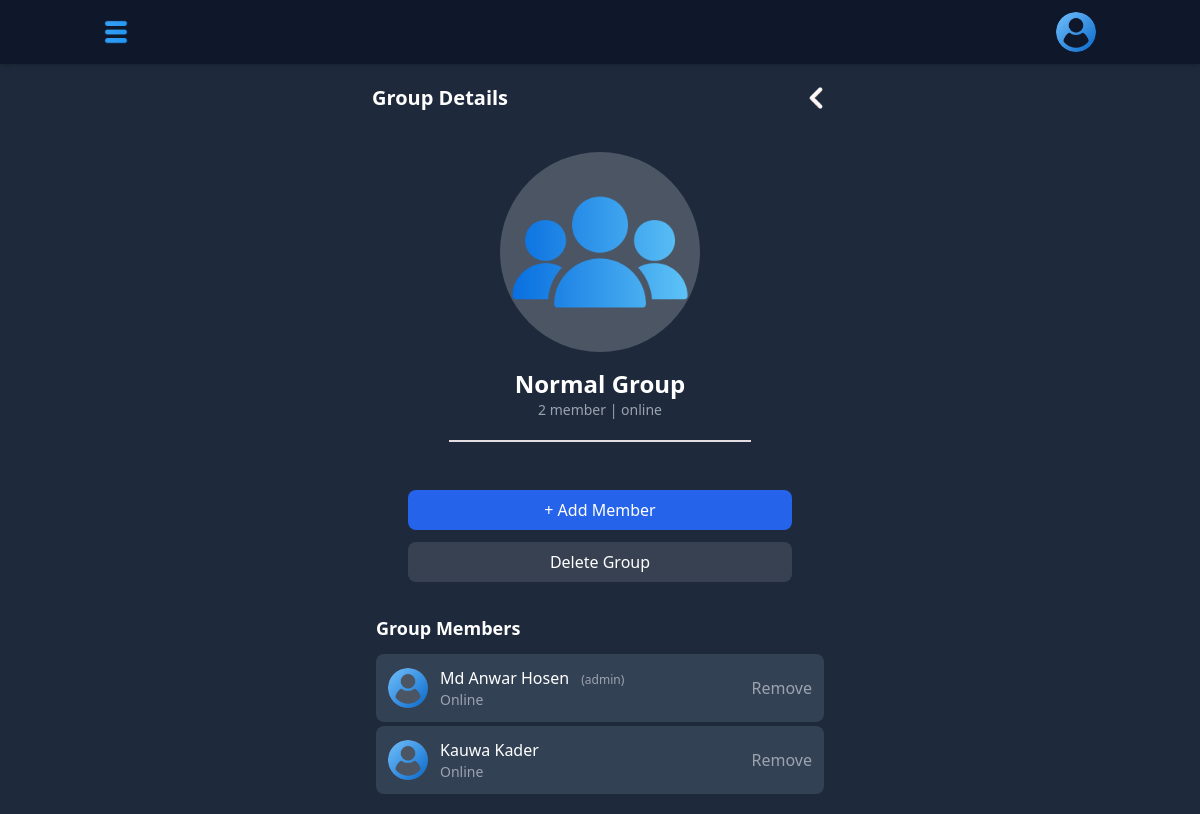
The app's page /user/group/details/7c153db1-4c4d-4b9a-9cb2-14e012dc5968/ (signed in) with its own data.
### chat/models.py (models this page shows, shortened)
class Profile(models.Model):
    uid = models.UUIDField(max_length=200, unique=True, blank=True)
    user = models.OneToOneField(User, on_delete=models.CASCADE, related_name='profile')
    avatar = models.ImageField(upload_to=user_avatar_path, blank=True)
    bio = models.TextField(blank=True, null=True)
    is_online = models.BooleanField(default=False)
    last_seen = models.DateTimeField(blank=True, null=True)
    class Meta:
        ordering = ('user',)
    @property
    def full_name(self):
        return self.user.get_full_name()

class ChatRoom(models.Model):
    uid = models.CharField(max_length=200, unique=True, blank=True)
    name = models.CharField(max_length=100, null=True, blank=True)
    avatar = models.ImageField(upload_to=chat_group_avatar_path, blank=True)
    admin = models.ForeignKey(User, on_delete=models.CASCADE, null=True, blank=True, related_name='admin_of_rooms') # access all ChatRooms of a user by User.admin_of_rooms.all()
    members = models.ManyToManyField(User, blank=True, related_name='rooms') # access all rooms of a user by User.rooms.all()
    is_private = models.BooleanField(default=False)
    second_user = models.ForeignKey(User, on_delete=models.CASCADE, blank=True, null=True) # I will use this field in views function for storing second_user for private chat
    created_at = models.DateTimeField(auto_now_add=True)
    updated_at = models.DateTimeField(auto_now=True)
    class Meta:
        ordering = ('-updated_at', 'created_at')
    @property
    def member_count(self):
        return self.members.count()

### chat/views/chat.py (the view)
# urls.py: path('user/group/details/<str:group_uid>/', GroupProfile, name='group_profile'),
@login_required
def GroupProfile(request, group_uid):
    user = request.user
    chat_room = ChatRoom.objects.filter(uid=group_uid).first()
    if not chat_room:
        messages.error(request, 'Chat Group not found. Invalid Group.')
        return redirect('home')
    group_members = chat_room.members.all()
    if not user in group_members:
        messages.error(request, 'You are not a member of this Group.')
        return redirect('home')
    context = {
        'chat_group': chat_room,
        'chat_group_members': group_members,
    }
    return render(request, 'chat/pages/group_profile.html', context)

### templates/chat/pages/group_profile.html (shortened to what this page needs)
{% extends "chat/base.html" %}
{% block content %}
    {% include "chat/components/navbar.html" %}
    {% include "chat/group/group_details.html" %}
{% endblock content %}

### templates/chat/components/navbar.html (shortened to what this page needs)
{% load static %}
<nav class="bg-slate-900 shadow-md">
    <div class="container mx-auto px-4 py-3 flex items-center justify-between">
        <button id="menu-btn" class="focus:outline-none z-50">
            <img src="{% static 'chat/icons/hamburger.png' %}" alt="Menu" class="h6- w-6">
        </button>
        <div class="relative">
            <img id="profile-btn" src="{{ user.profile.avatar.url }}" alt="User Profile" class="w-10 h-10 rounded-full border-1 border-teal-400 cursor-pointer">
        </div>
    </div>
</nav>

### templates/chat/group/group_details.html (shortened to what this page needs)
{% load static %}
<main class="container max-w-lg mx-auto px-4 my-5">
    <header class="flex items-center justify-between mb-4 px-3">
        <h2 class="text-xl font-semibold">Group Details</h2>
        <button
            onclick="history.back()"
            class="flex items-center space-x-2 text-white hover:text-blue-500 focus:outline-none">
            <img src="{% static 'chat/icons/back.png' %}" alt="" class="w-6 h-6 hover:text-blue-500">
        </button>
    </header>
    <div class="p-6 rounded-lg mb-6 flex flex-col items-center">
        <img src="{{ chat_group.avatar.url }}" alt="User Avatar" class="rounded-full bg-gray-600 mb-4" style="width: 200px; height: 200px;">
        <h2 class="text-2xl font-semibold">{{ chat_group.name }}</h2>
        <p class="text-sm text-gray-400">{{ chat_group.member_count }} member | online</p>
        <hr style="border: none; height: 2px; background-color: rgb(227, 220, 225); width: 70%; margin-top: 20px;">
    </div>
    <div class="space-y-3 max-w-sm mx-auto">
        {% if request.user == chat_group.admin %}
            <button id="add-member-btn" class="w-full px-4 py-2 bg-blue-600 hover:bg-blue-700 rounded-lg text-white font-medium">
                + Add Member
            </button>
            <button class="w-full px-4 py-2 bg-gray-700 hover:bg-gray-600 rounded-lg text-white font-medium">
                Delete Group
            </button>
        {% else %}
            <button class="w-full px-4 py-2 bg-gray-700 hover:bg-gray-600 rounded-lg text-white font-medium">
                Leave Group
            </button>
        {% endif %}
    </div>
    {% include "chat/group/group_member_list.html" %}
</main>

### templates/chat/group/group_member_list.html
<section class="max-w-md mx-auto space-y-3 mt-8">
    <h3 class="text-lg font-semibold">Group Members</h3>
    <ul class="space-y-1">
        {% for member in chat_group_members %}
            <li class="flex items-center justify-between bg-slate-700 p-3 rounded-lg">
                <a href="{% url "profile" member.username %}">
                    <div class="flex items-center">
                        <img src="{{ member.profile.avatar.url }}" alt="Member Avatar" class="w-10 h-10 rounded-full bg-gray-600 mr-3">
                        <div>
                            <p class="font-medium">
                                {{ member.profile.full_name }}
                                {% if member == chat_group.admin %}
                                    <span class="text-xs mx-2 text-gray-400">(admin)</span>
                                {% endif %}
                            </p>
                            <p class="text-sm text-gray-400">
                                {% if member.profile.is_online %}
                                    Online
                                {% else %}
                                    active {{ member.profile.last_seen|timesince }} ago
                                {% endif %}
                            </p>
                        </div>
                    </div>
                </a>
                {% if request.user == chat_group.admin %}
                    <button class="text-gray-400 hover:text-red-700">Remove</button>
                {% endif %}
            </li>
        {% endfor %}
    </ul>
</section>

### records on screen
ChatRoom: avatar (picture), name "Normal Group", member_count "2"

### other values on screen
{{ member.profile.full_name }} "Md Anwar Hosen"
{{ member.profile.full_name }} "Kauwa Kader"
